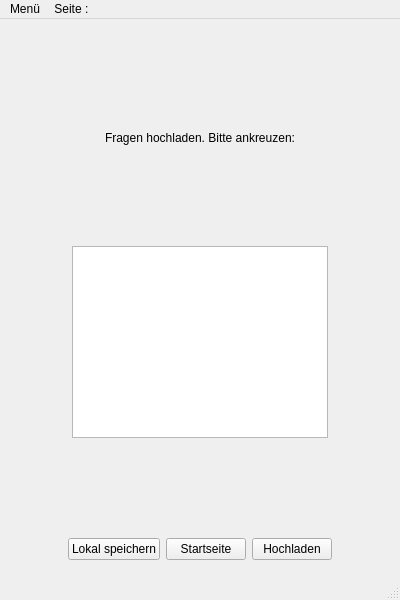
<?xml version="1.0" encoding="UTF-8"?>
<ui version="4.0">
 <class>Lernapp</class>
 <widget class="QMainWindow" name="Lernapp">
  <property name="geometry">
   <rect>
    <x>0</x>
    <y>0</y>
    <width>400</width>
    <height>600</height>
   </rect>
  </property>
  <property name="windowTitle">
   <string>Lernapp</string>
  </property>
  <widget class="QWidget" name="centralwidget">
   <layout class="QVBoxLayout" name="verticalLayout_6">
    <item>
     <widget class="QStackedWidget" name="stackedWidget">
      <property name="currentIndex">
       <number>3</number>
      </property>
      <widget class="QWidget" name="page">
       <layout class="QVBoxLayout" name="verticalLayout_5">
        <item>
         <layout class="QVBoxLayout" name="verticalLayout_4">
          <item>
           <spacer name="verticalSpacer_2">
            <property name="orientation">
             <enum>Qt::Orientation::Vertical</enum>
            </property>
            <property name="sizeHint" stdset="0">
             <size>
              <width>20</width>
              <height>40</height>
             </size>
            </property>
           </spacer>
          </item>
          <item>
           <widget class="QLabel" name="label1_1">
            <property name="text">
             <string>Lernapp - Editor</string>
            </property>
            <property name="alignment">
             <set>Qt::AlignmentFlag::AlignCenter</set>
            </property>
           </widget>
          </item>
          <item>
           <spacer name="verticalSpacer">
            <property name="orientation">
             <enum>Qt::Orientation::Vertical</enum>
            </property>
            <property name="sizeHint" stdset="0">
             <size>
              <width>20</width>
              <height>40</height>
             </size>
            </property>
           </spacer>
          </item>
          <item>
           <layout class="QHBoxLayout" name="horizontalLayout_6">
            <item>
             <spacer name="horizontalSpacer_7">
              <property name="orientation">
               <enum>Qt::Orientation::Horizontal</enum>
              </property>
              <property name="sizeHint" stdset="0">
               <size>
                <width>40</width>
                <height>20</height>
               </size>
              </property>
             </spacer>
            </item>
            <item>
             <widget class="QPushButton" name="button1_1">
              <property name="text">
               <string>Lerninhalte erstellen</string>
              </property>
             </widget>
            </item>
            <item>
             <spacer name="horizontalSpacer_5">
              <property name="orientation">
               <enum>Qt::Orientation::Horizontal</enum>
              </property>
              <property name="sizeHint" stdset="0">
               <size>
                <width>40</width>
                <height>20</height>
               </size>
              </property>
             </spacer>
            </item>
           </layout>
          </item>
          <item>
           <spacer name="verticalSpacer_3">
            <property name="orientation">
             <enum>Qt::Orientation::Vertical</enum>
            </property>
            <property name="sizeHint" stdset="0">
             <size>
              <width>20</width>
              <height>40</height>
             </size>
            </property>
           </spacer>
          </item>
          <item>
           <layout class="QHBoxLayout" name="horizontalLayout_7">
            <item>
             <spacer name="horizontalSpacer_9">
              <property name="orientation">
               <enum>Qt::Orientation::Horizontal</enum>
              </property>
              <property name="sizeHint" stdset="0">
               <size>
                <width>40</width>
                <height>20</height>
               </size>
              </property>
             </spacer>
            </item>
            <item>
             <widget class="QPushButton" name="button1_2">
              <property name="text">
               <string>Lerninhalte bearbeiten</string>
              </property>
             </widget>
            </item>
            <item>
             <spacer name="horizontalSpacer_8">
              <property name="orientation">
               <enum>Qt::Orientation::Horizontal</enum>
              </property>
              <property name="sizeHint" stdset="0">
               <size>
                <width>40</width>
                <height>20</height>
               </size>
              </property>
             </spacer>
            </item>
           </layout>
          </item>
          <item>
           <spacer name="verticalSpacer_4">
            <property name="orientation">
             <enum>Qt::Orientation::Vertical</enum>
            </property>
            <property name="sizeHint" stdset="0">
             <size>
              <width>20</width>
              <height>40</height>
             </size>
            </property>
           </spacer>
          </item>
          <item>
           <layout class="QHBoxLayout" name="horizontalLayout_8">
            <item>
             <spacer name="horizontalSpacer_11">
              <property name="orientation">
               <enum>Qt::Orientation::Horizontal</enum>
              </property>
              <property name="sizeHint" stdset="0">
               <size>
                <width>40</width>
                <height>20</height>
               </size>
              </property>
             </spacer>
            </item>
            <item>
             <widget class="QPushButton" name="button1_3">
              <property name="text">
               <string>Lerninhalte hochladen</string>
              </property>
             </widget>
            </item>
            <item>
             <spacer name="horizontalSpacer_10">
              <property name="orientation">
               <enum>Qt::Orientation::Horizontal</enum>
              </property>
              <property name="sizeHint" stdset="0">
               <size>
                <width>40</width>
                <height>20</height>
               </size>
              </property>
             </spacer>
            </item>
           </layout>
          </item>
          <item>
           <spacer name="verticalSpacer_5">
            <property name="orientation">
             <enum>Qt::Orientation::Vertical</enum>
            </property>
            <property name="sizeHint" stdset="0">
             <size>
              <width>20</width>
              <height>40</height>
             </size>
            </property>
           </spacer>
          </item>
         </layout>
        </item>
       </layout>
      </widget>
      <widget class="QWidget" name="page_2">
       <layout class="QVBoxLayout" name="verticalLayout_8">
        <item>
         <layout class="QVBoxLayout" name="verticalLayout_7">
          <item>
           <spacer name="verticalSpacer_6">
            <property name="orientation">
             <enum>Qt::Orientation::Vertical</enum>
            </property>
            <property name="sizeHint" stdset="0">
             <size>
              <width>20</width>
              <height>40</height>
             </size>
            </property>
           </spacer>
          </item>
          <item>
           <widget class="QLabel" name="label2_1">
            <property name="text">
             <string>Fragen in die Box schreiben.</string>
            </property>
            <property name="alignment">
             <set>Qt::AlignmentFlag::AlignCenter</set>
            </property>
           </widget>
          </item>
          <item>
           <spacer name="verticalSpacer_7">
            <property name="orientation">
             <enum>Qt::Orientation::Vertical</enum>
            </property>
            <property name="sizeHint" stdset="0">
             <size>
              <width>20</width>
              <height>40</height>
             </size>
            </property>
           </spacer>
          </item>
          <item>
           <layout class="QHBoxLayout" name="horizontalLayout_9">
            <item>
             <spacer name="horizontalSpacer_17">
              <property name="orientation">
               <enum>Qt::Orientation::Horizontal</enum>
              </property>
              <property name="sizeHint" stdset="0">
               <size>
                <width>40</width>
                <height>20</height>
               </size>
              </property>
             </spacer>
            </item>
            <item>
             <widget class="QTextEdit" name="textEdit2_1"/>
            </item>
            <item>
             <spacer name="horizontalSpacer_16">
              <property name="orientation">
               <enum>Qt::Orientation::Horizontal</enum>
              </property>
              <property name="sizeHint" stdset="0">
               <size>
                <width>40</width>
                <height>20</height>
               </size>
              </property>
             </spacer>
            </item>
           </layout>
          </item>
          <item>
           <layout class="QHBoxLayout" name="horizontalLayout_5">
            <item>
             <spacer name="horizontalSpacer_13">
              <property name="orientation">
               <enum>Qt::Orientation::Horizontal</enum>
              </property>
              <property name="sizeHint" stdset="0">
               <size>
                <width>40</width>
                <height>20</height>
               </size>
              </property>
             </spacer>
            </item>
            <item>
             <widget class="QLabel" name="label2_2">
              <property name="text">
               <string>Erstellt von:</string>
              </property>
             </widget>
            </item>
            <item>
             <widget class="QLineEdit" name="lineEdit2_1"/>
            </item>
            <item>
             <spacer name="horizontalSpacer_12">
              <property name="orientation">
               <enum>Qt::Orientation::Horizontal</enum>
              </property>
              <property name="sizeHint" stdset="0">
               <size>
                <width>40</width>
                <height>20</height>
               </size>
              </property>
             </spacer>
            </item>
           </layout>
          </item>
          <item>
           <spacer name="verticalSpacer_8">
            <property name="orientation">
             <enum>Qt::Orientation::Vertical</enum>
            </property>
            <property name="sizeHint" stdset="0">
             <size>
              <width>20</width>
              <height>40</height>
             </size>
            </property>
           </spacer>
          </item>
          <item>
           <layout class="QHBoxLayout" name="horizontalLayout">
            <item>
             <spacer name="horizontalSpacer_2">
              <property name="orientation">
               <enum>Qt::Orientation::Horizontal</enum>
              </property>
              <property name="sizeHint" stdset="0">
               <size>
                <width>40</width>
                <height>20</height>
               </size>
              </property>
             </spacer>
            </item>
            <item>
             <widget class="QRadioButton" name="radiobutton2_1">
              <property name="text">
               <string>Wahr</string>
              </property>
             </widget>
            </item>
            <item>
             <spacer name="horizontalSpacer">
              <property name="orientation">
               <enum>Qt::Orientation::Horizontal</enum>
              </property>
              <property name="sizeHint" stdset="0">
               <size>
                <width>40</width>
                <height>20</height>
               </size>
              </property>
             </spacer>
            </item>
            <item>
             <widget class="QRadioButton" name="radiobutton2_2">
              <property name="text">
               <string>Falsch</string>
              </property>
             </widget>
            </item>
            <item>
             <spacer name="horizontalSpacer_3">
              <property name="orientation">
               <enum>Qt::Orientation::Horizontal</enum>
              </property>
              <property name="sizeHint" stdset="0">
               <size>
                <width>40</width>
                <height>20</height>
               </size>
              </property>
             </spacer>
            </item>
           </layout>
          </item>
          <item>
           <spacer name="verticalSpacer_9">
            <property name="orientation">
             <enum>Qt::Orientation::Vertical</enum>
            </property>
            <property name="sizeHint" stdset="0">
             <size>
              <width>20</width>
              <height>40</height>
             </size>
            </property>
           </spacer>
          </item>
          <item>
           <layout class="QHBoxLayout" name="horizontalLayout_2">
            <item>
             <spacer name="horizontalSpacer_15">
              <property name="orientation">
               <enum>Qt::Orientation::Horizontal</enum>
              </property>
              <property name="sizeHint" stdset="0">
               <size>
                <width>40</width>
                <height>20</height>
               </size>
              </property>
             </spacer>
            </item>
            <item>
             <widget class="QPushButton" name="button2_1">
              <property name="text">
               <string>Liste öffnen</string>
              </property>
             </widget>
            </item>
            <item>
             <widget class="QPushButton" name="button2_2">
              <property name="text">
               <string>Startseite</string>
              </property>
             </widget>
            </item>
            <item>
             <widget class="QPushButton" name="button2_3">
              <property name="text">
               <string>Speichern</string>
              </property>
             </widget>
            </item>
            <item>
             <spacer name="horizontalSpacer_14">
              <property name="orientation">
               <enum>Qt::Orientation::Horizontal</enum>
              </property>
              <property name="sizeHint" stdset="0">
               <size>
                <width>40</width>
                <height>20</height>
               </size>
              </property>
             </spacer>
            </item>
           </layout>
          </item>
         </layout>
        </item>
       </layout>
      </widget>
      <widget class="QWidget" name="page_3">
       <layout class="QVBoxLayout" name="verticalLayout_10">
        <item>
         <layout class="QVBoxLayout" name="verticalLayout_9">
          <item>
           <widget class="QLabel" name="label3_1">
            <property name="text">
             <string>Übersicht der Fragen</string>
            </property>
            <property name="alignment">
             <set>Qt::AlignmentFlag::AlignCenter</set>
            </property>
           </widget>
          </item>
          <item>
           <layout class="QHBoxLayout" name="horizontalLayout_10">
            <item>
             <spacer name="horizontalSpacer_19">
              <property name="orientation">
               <enum>Qt::Orientation::Horizontal</enum>
              </property>
              <property name="sizeHint" stdset="0">
               <size>
                <width>40</width>
                <height>20</height>
               </size>
              </property>
             </spacer>
            </item>
            <item>
             <widget class="QTableView" name="tableView3_1"/>
            </item>
            <item>
             <spacer name="horizontalSpacer_18">
              <property name="orientation">
               <enum>Qt::Orientation::Horizontal</enum>
              </property>
              <property name="sizeHint" stdset="0">
               <size>
                <width>40</width>
                <height>20</height>
               </size>
              </property>
             </spacer>
            </item>
           </layout>
          </item>
          <item>
           <layout class="QHBoxLayout" name="horizontalLayout_3">
            <item>
             <spacer name="horizontalSpacer_6">
              <property name="orientation">
               <enum>Qt::Orientation::Horizontal</enum>
              </property>
              <property name="sizeHint" stdset="0">
               <size>
                <width>40</width>
                <height>20</height>
               </size>
              </property>
             </spacer>
            </item>
            <item>
             <widget class="QPushButton" name="button3_1">
              <property name="text">
               <string>Zurück</string>
              </property>
             </widget>
            </item>
            <item>
             <widget class="QPushButton" name="button3_2">
              <property name="text">
               <string>Startseite</string>
              </property>
             </widget>
            </item>
            <item>
             <spacer name="horizontalSpacer_4">
              <property name="orientation">
               <enum>Qt::Orientation::Horizontal</enum>
              </property>
              <property name="sizeHint" stdset="0">
               <size>
                <width>40</width>
                <height>20</height>
               </size>
              </property>
             </spacer>
            </item>
           </layout>
          </item>
         </layout>
        </item>
       </layout>
      </widget>
      <widget class="QWidget" name="page_4">
       <layout class="QVBoxLayout" name="verticalLayout_12">
        <item>
         <layout class="QVBoxLayout" name="verticalLayout_11">
          <item>
           <spacer name="verticalSpacer_14">
            <property name="orientation">
             <enum>Qt::Orientation::Vertical</enum>
            </property>
            <property name="sizeHint" stdset="0">
             <size>
              <width>20</width>
              <height>40</height>
             </size>
            </property>
           </spacer>
          </item>
          <item>
           <widget class="QLabel" name="label4_1">
            <property name="text">
             <string>Fragen hochladen. Bitte ankreuzen:</string>
            </property>
            <property name="alignment">
             <set>Qt::AlignmentFlag::AlignCenter</set>
            </property>
           </widget>
          </item>
          <item>
           <spacer name="verticalSpacer_13">
            <property name="orientation">
             <enum>Qt::Orientation::Vertical</enum>
            </property>
            <property name="sizeHint" stdset="0">
             <size>
              <width>20</width>
              <height>40</height>
             </size>
            </property>
           </spacer>
          </item>
          <item>
           <layout class="QHBoxLayout" name="horizontalLayout_11">
            <item>
             <spacer name="horizontalSpacer_23">
              <property name="orientation">
               <enum>Qt::Orientation::Horizontal</enum>
              </property>
              <property name="sizeHint" stdset="0">
               <size>
                <width>40</width>
                <height>20</height>
               </size>
              </property>
             </spacer>
            </item>
            <item>
             <widget class="QListWidget" name="listWidget4_1"/>
            </item>
            <item>
             <spacer name="horizontalSpacer_22">
              <property name="orientation">
               <enum>Qt::Orientation::Horizontal</enum>
              </property>
              <property name="sizeHint" stdset="0">
               <size>
                <width>40</width>
                <height>20</height>
               </size>
              </property>
             </spacer>
            </item>
           </layout>
          </item>
          <item>
           <spacer name="verticalSpacer_15">
            <property name="orientation">
             <enum>Qt::Orientation::Vertical</enum>
            </property>
            <property name="sizeHint" stdset="0">
             <size>
              <width>20</width>
              <height>40</height>
             </size>
            </property>
           </spacer>
          </item>
          <item>
           <layout class="QHBoxLayout" name="horizontalLayout_4">
            <item>
             <spacer name="horizontalSpacer_21">
              <property name="orientation">
               <enum>Qt::Orientation::Horizontal</enum>
              </property>
              <property name="sizeHint" stdset="0">
               <size>
                <width>40</width>
                <height>20</height>
               </size>
              </property>
             </spacer>
            </item>
            <item>
             <widget class="QPushButton" name="button4_1">
              <property name="text">
               <string>Lokal speichern</string>
              </property>
             </widget>
            </item>
            <item>
             <widget class="QPushButton" name="button4_2">
              <property name="text">
               <string>Startseite</string>
              </property>
             </widget>
            </item>
            <item>
             <widget class="QPushButton" name="button4_3">
              <property name="text">
               <string>Hochladen</string>
              </property>
             </widget>
            </item>
            <item>
             <spacer name="horizontalSpacer_20">
              <property name="orientation">
               <enum>Qt::Orientation::Horizontal</enum>
              </property>
              <property name="sizeHint" stdset="0">
               <size>
                <width>40</width>
                <height>20</height>
               </size>
              </property>
             </spacer>
            </item>
           </layout>
          </item>
         </layout>
        </item>
       </layout>
      </widget>
     </widget>
    </item>
   </layout>
  </widget>
  <widget class="QMenuBar" name="menubar">
   <property name="geometry">
    <rect>
     <x>0</x>
     <y>0</y>
     <width>400</width>
     <height>22</height>
    </rect>
   </property>
   <widget class="QMenu" name="menuMen">
    <property name="title">
     <string>Menü</string>
    </property>
    <addaction name="actionNext"/>
    <addaction name="actionBack"/>
   </widget>
   <widget class="QMenu" name="menuSeite">
    <property name="title">
     <string>Seite : </string>
    </property>
   </widget>
   <addaction name="menuMen"/>
   <addaction name="menuSeite"/>
  </widget>
  <widget class="QStatusBar" name="statusbar"/>
  <action name="actionNext">
   <property name="text">
    <string>Nächste Seite</string>
   </property>
  </action>
  <action name="actionBack">
   <property name="text">
    <string>Zurück</string>
   </property>
  </action>
 </widget>
 <resources/>
 <connections/>
</ui>
